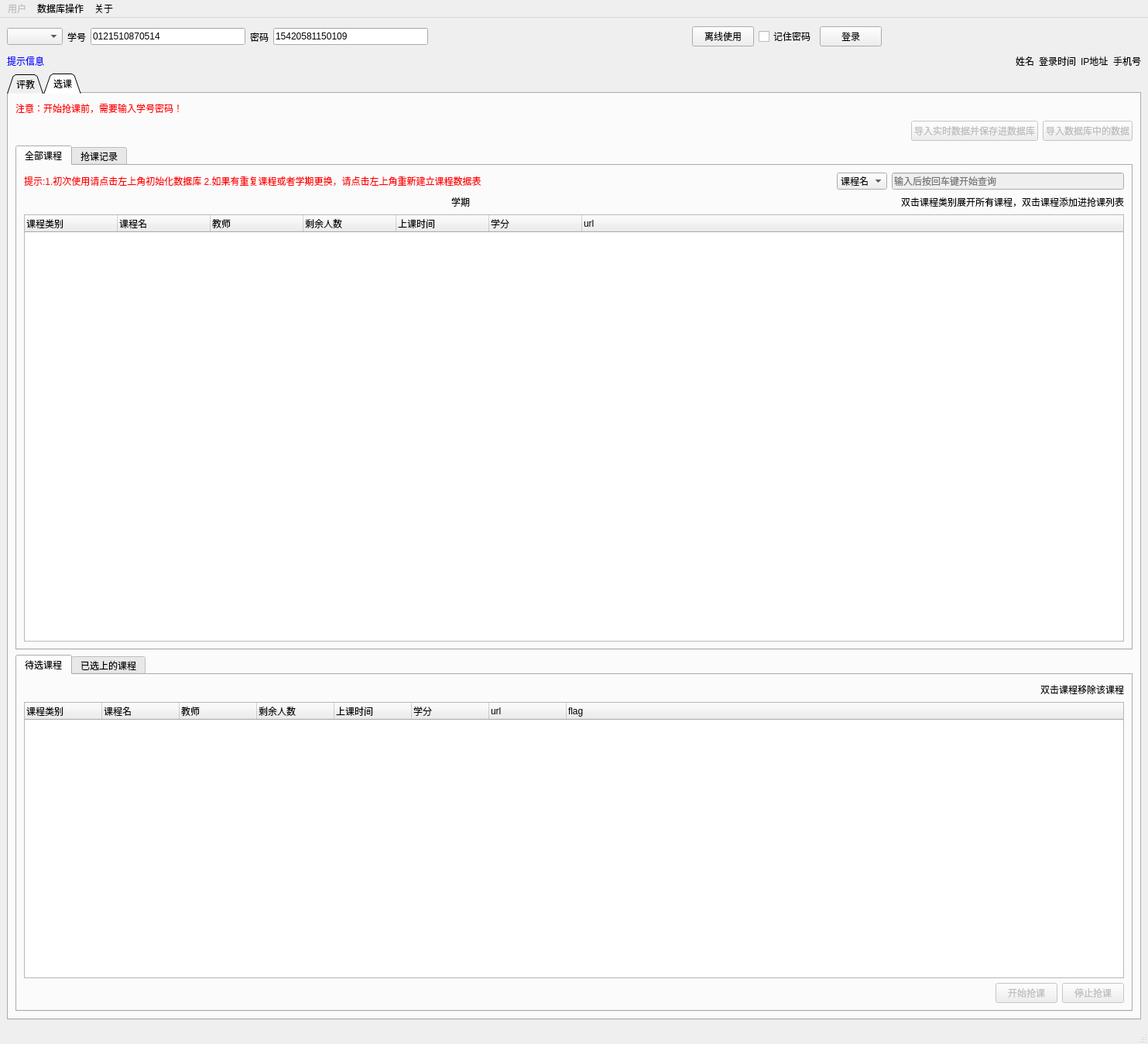
<?xml version="1.0" encoding="UTF-8"?>
<ui version="4.0">
 <class>MainWindow</class>
 <widget class="QMainWindow" name="MainWindow">
  <property name="geometry">
   <rect>
    <x>0</x>
    <y>0</y>
    <width>1483</width>
    <height>1349</height>
   </rect>
  </property>
  <property name="windowTitle">
   <string>GrabLesson</string>
  </property>
  <widget class="QWidget" name="centralwidget">
   <layout class="QVBoxLayout" name="verticalLayout_3">
    <item>
     <layout class="QHBoxLayout" name="horizontalLayout_3">
      <item>
       <widget class="QComboBox" name="comboBoxUsers"/>
      </item>
      <item>
       <widget class="QLabel" name="label">
        <property name="text">
         <string>学号</string>
        </property>
       </widget>
      </item>
      <item>
       <widget class="QLineEdit" name="lineEditNumber">
        <property name="maximumSize">
         <size>
          <width>200</width>
          <height>16777215</height>
         </size>
        </property>
        <property name="text">
         <string>0121510870514</string>
        </property>
        <property name="placeholderText">
         <string/>
        </property>
       </widget>
      </item>
      <item>
       <widget class="QLabel" name="label_2">
        <property name="text">
         <string>密码</string>
        </property>
       </widget>
      </item>
      <item>
       <widget class="QLineEdit" name="lineEditPassword">
        <property name="maximumSize">
         <size>
          <width>200</width>
          <height>16777215</height>
         </size>
        </property>
        <property name="text">
         <string>15420581150109</string>
        </property>
       </widget>
      </item>
      <item>
       <spacer name="horizontalSpacer_2">
        <property name="orientation">
         <enum>Qt::Horizontal</enum>
        </property>
        <property name="sizeHint" stdset="0">
         <size>
          <width>40</width>
          <height>20</height>
         </size>
        </property>
       </spacer>
      </item>
      <item>
       <widget class="QPushButton" name="btnOffLineUse">
        <property name="text">
         <string>离线使用</string>
        </property>
       </widget>
      </item>
      <item>
       <widget class="QCheckBox" name="checkBoxRememberMe">
        <property name="text">
         <string>记住密码</string>
        </property>
       </widget>
      </item>
      <item>
       <widget class="QPushButton" name="btnLogin">
        <property name="text">
         <string>登录</string>
        </property>
       </widget>
      </item>
      <item>
       <spacer name="horizontalSpacer_4">
        <property name="orientation">
         <enum>Qt::Horizontal</enum>
        </property>
        <property name="sizeHint" stdset="0">
         <size>
          <width>35</width>
          <height>31</height>
         </size>
        </property>
       </spacer>
      </item>
     </layout>
    </item>
    <item>
     <layout class="QHBoxLayout" name="horizontalLayout_4">
      <item>
       <widget class="QLabel" name="labelTip">
        <property name="styleSheet">
         <string notr="true">color:rgb(0, 0, 255);font: 75 20pt &quot;Aharoni&quot;;</string>
        </property>
        <property name="text">
         <string>提示信息</string>
        </property>
       </widget>
      </item>
      <item>
       <spacer name="horizontalSpacer_5">
        <property name="orientation">
         <enum>Qt::Horizontal</enum>
        </property>
        <property name="sizeHint" stdset="0">
         <size>
          <width>40</width>
          <height>20</height>
         </size>
        </property>
       </spacer>
      </item>
      <item>
       <widget class="QLabel" name="labelName">
        <property name="minimumSize">
         <size>
          <width>0</width>
          <height>0</height>
         </size>
        </property>
        <property name="lineWidth">
         <number>1</number>
        </property>
        <property name="text">
         <string>姓名</string>
        </property>
        <property name="textFormat">
         <enum>Qt::AutoText</enum>
        </property>
        <property name="textInteractionFlags">
         <set>Qt::LinksAccessibleByMouse</set>
        </property>
       </widget>
      </item>
      <item>
       <widget class="QLabel" name="labelLoginTime">
        <property name="text">
         <string>登录时间</string>
        </property>
       </widget>
      </item>
      <item>
       <widget class="QLabel" name="labelIP">
        <property name="text">
         <string>IP地址</string>
        </property>
       </widget>
      </item>
      <item>
       <widget class="QLabel" name="labelPhone">
        <property name="text">
         <string>手机号</string>
        </property>
       </widget>
      </item>
     </layout>
    </item>
    <item>
     <widget class="QTabWidget" name="tabWidget">
      <property name="enabled">
       <bool>true</bool>
      </property>
      <property name="minimumSize">
       <size>
        <width>1000</width>
        <height>700</height>
       </size>
      </property>
      <property name="tabShape">
       <enum>QTabWidget::Triangular</enum>
      </property>
      <property name="currentIndex">
       <number>1</number>
      </property>
      <property name="elideMode">
       <enum>Qt::ElideNone</enum>
      </property>
      <property name="usesScrollButtons">
       <bool>true</bool>
      </property>
      <property name="tabsClosable">
       <bool>false</bool>
      </property>
      <property name="tabBarAutoHide">
       <bool>false</bool>
      </property>
      <widget class="QWidget" name="evaluate">
       <attribute name="title">
        <string>评教</string>
       </attribute>
       <layout class="QVBoxLayout" name="verticalLayout_8">
        <item>
         <layout class="QHBoxLayout" name="horizontalLayout_7">
          <item>
           <spacer name="horizontalSpacer_10">
            <property name="orientation">
             <enum>Qt::Horizontal</enum>
            </property>
            <property name="sizeHint" stdset="0">
             <size>
              <width>40</width>
              <height>20</height>
             </size>
            </property>
           </spacer>
          </item>
          <item>
           <widget class="QPushButton" name="btnLoadPJ">
            <property name="enabled">
             <bool>false</bool>
            </property>
            <property name="text">
             <string>加载评教信息</string>
            </property>
           </widget>
          </item>
         </layout>
        </item>
        <item>
         <widget class="QTreeWidget" name="treeWidgetHavePJ">
          <property name="enabled">
           <bool>true</bool>
          </property>
          <property name="autoScroll">
           <bool>true</bool>
          </property>
          <property name="editTriggers">
           <set>QAbstractItemView::NoEditTriggers</set>
          </property>
          <property name="tabKeyNavigation">
           <bool>true</bool>
          </property>
          <property name="dragEnabled">
           <bool>false</bool>
          </property>
          <property name="selectionBehavior">
           <enum>QAbstractItemView::SelectRows</enum>
          </property>
          <property name="columnCount">
           <number>5</number>
          </property>
          <attribute name="headerVisible">
           <bool>false</bool>
          </attribute>
          <attribute name="headerCascadingSectionResizes">
           <bool>false</bool>
          </attribute>
          <attribute name="headerDefaultSectionSize">
           <number>200</number>
          </attribute>
          <attribute name="headerHighlightSections">
           <bool>false</bool>
          </attribute>
          <attribute name="headerMinimumSectionSize">
           <number>100</number>
          </attribute>
          <column>
           <property name="text">
            <string>课程名</string>
           </property>
          </column>
          <column>
           <property name="text">
            <string>课程类型</string>
           </property>
          </column>
          <column>
           <property name="text">
            <string>教师</string>
           </property>
          </column>
          <column>
           <property name="text">
            <string>评教状态</string>
           </property>
          </column>
          <column>
           <property name="text">
            <string>rel</string>
           </property>
          </column>
         </widget>
        </item>
        <item>
         <widget class="QTabWidget" name="tabWidget_4">
          <property name="currentIndex">
           <number>0</number>
          </property>
          <widget class="QWidget" name="tab_5">
           <attribute name="title">
            <string>未评教课程</string>
           </attribute>
           <layout class="QVBoxLayout" name="verticalLayout">
            <item>
             <widget class="QTreeWidget" name="treeWidgetNotPJ">
              <property name="enabled">
               <bool>true</bool>
              </property>
              <property name="autoScroll">
               <bool>true</bool>
              </property>
              <property name="editTriggers">
               <set>QAbstractItemView::NoEditTriggers</set>
              </property>
              <property name="tabKeyNavigation">
               <bool>true</bool>
              </property>
              <property name="dragEnabled">
               <bool>false</bool>
              </property>
              <property name="selectionBehavior">
               <enum>QAbstractItemView::SelectRows</enum>
              </property>
              <property name="columnCount">
               <number>5</number>
              </property>
              <attribute name="headerVisible">
               <bool>false</bool>
              </attribute>
              <attribute name="headerCascadingSectionResizes">
               <bool>false</bool>
              </attribute>
              <attribute name="headerDefaultSectionSize">
               <number>200</number>
              </attribute>
              <attribute name="headerHighlightSections">
               <bool>false</bool>
              </attribute>
              <attribute name="headerMinimumSectionSize">
               <number>100</number>
              </attribute>
              <column>
               <property name="text">
                <string>课程名</string>
               </property>
              </column>
              <column>
               <property name="text">
                <string>课程类型</string>
               </property>
              </column>
              <column>
               <property name="text">
                <string>教师</string>
               </property>
              </column>
              <column>
               <property name="text">
                <string>评教状态</string>
               </property>
              </column>
              <column>
               <property name="text">
                <string>rel</string>
               </property>
              </column>
             </widget>
            </item>
           </layout>
          </widget>
          <widget class="QWidget" name="tab_6">
           <attribute name="title">
            <string>评教信息</string>
           </attribute>
           <layout class="QVBoxLayout" name="verticalLayout_7">
            <item>
             <widget class="QTreeWidget" name="treeWidgetPJInfo">
              <property name="enabled">
               <bool>true</bool>
              </property>
              <property name="autoScroll">
               <bool>true</bool>
              </property>
              <property name="editTriggers">
               <set>QAbstractItemView::NoEditTriggers</set>
              </property>
              <property name="tabKeyNavigation">
               <bool>true</bool>
              </property>
              <property name="dragEnabled">
               <bool>false</bool>
              </property>
              <property name="selectionBehavior">
               <enum>QAbstractItemView::SelectRows</enum>
              </property>
              <property name="columnCount">
               <number>6</number>
              </property>
              <attribute name="headerVisible">
               <bool>false</bool>
              </attribute>
              <attribute name="headerCascadingSectionResizes">
               <bool>false</bool>
              </attribute>
              <attribute name="headerDefaultSectionSize">
               <number>200</number>
              </attribute>
              <attribute name="headerHighlightSections">
               <bool>false</bool>
              </attribute>
              <attribute name="headerMinimumSectionSize">
               <number>100</number>
              </attribute>
              <column>
               <property name="text">
                <string>课程名</string>
               </property>
              </column>
              <column>
               <property name="text">
                <string>课程类型</string>
               </property>
              </column>
              <column>
               <property name="text">
                <string>教师</string>
               </property>
              </column>
              <column>
               <property name="text">
                <string>评教请求发送时间</string>
               </property>
              </column>
              <column>
               <property name="text">
                <string>请求结果</string>
               </property>
              </column>
              <column>
               <property name="text">
                <string>状态码</string>
               </property>
              </column>
             </widget>
            </item>
           </layout>
          </widget>
         </widget>
        </item>
        <item>
         <layout class="QHBoxLayout" name="horizontalLayout_11">
          <item>
           <spacer name="horizontalSpacer">
            <property name="orientation">
             <enum>Qt::Horizontal</enum>
            </property>
            <property name="sizeHint" stdset="0">
             <size>
              <width>40</width>
              <height>20</height>
             </size>
            </property>
           </spacer>
          </item>
          <item>
           <widget class="QPushButton" name="btnPJ">
            <property name="enabled">
             <bool>false</bool>
            </property>
            <property name="text">
             <string>评教</string>
            </property>
           </widget>
          </item>
         </layout>
        </item>
        <item>
         <layout class="QHBoxLayout" name="horizontalLayout"/>
        </item>
       </layout>
      </widget>
      <widget class="QWidget" name="grabLesson">
       <attribute name="title">
        <string>选课</string>
       </attribute>
       <layout class="QVBoxLayout" name="verticalLayout_6">
        <item>
         <layout class="QHBoxLayout" name="horizontalLayout_6">
          <item>
           <widget class="QLabel" name="label_3">
            <property name="styleSheet">
             <string notr="true">color:red</string>
            </property>
            <property name="text">
             <string>注意：开始抢课前，需要输入学号密码！</string>
            </property>
           </widget>
          </item>
          <item>
           <spacer name="horizontalSpacer_9">
            <property name="orientation">
             <enum>Qt::Horizontal</enum>
            </property>
            <property name="sizeHint" stdset="0">
             <size>
              <width>40</width>
              <height>20</height>
             </size>
            </property>
           </spacer>
          </item>
         </layout>
        </item>
        <item>
         <layout class="QHBoxLayout" name="horizontalLayout_5">
          <item>
           <spacer name="horizontalSpacer_8">
            <property name="orientation">
             <enum>Qt::Horizontal</enum>
            </property>
            <property name="sizeHint" stdset="0">
             <size>
              <width>40</width>
              <height>20</height>
             </size>
            </property>
           </spacer>
          </item>
          <item>
           <widget class="QPushButton" name="btnLoadLessonsOnWeb">
            <property name="enabled">
             <bool>false</bool>
            </property>
            <property name="text">
             <string>导入实时数据并保存进数据库</string>
            </property>
           </widget>
          </item>
          <item>
           <widget class="QPushButton" name="btnLoadInMysql">
            <property name="enabled">
             <bool>false</bool>
            </property>
            <property name="text">
             <string>导入数据库中的数据</string>
            </property>
           </widget>
          </item>
         </layout>
        </item>
        <item>
         <widget class="QTabWidget" name="tabWidget_3">
          <property name="currentIndex">
           <number>0</number>
          </property>
          <widget class="QWidget" name="tab_3">
           <attribute name="title">
            <string>全部课程</string>
           </attribute>
           <layout class="QVBoxLayout" name="verticalLayout_2">
            <item>
             <layout class="QHBoxLayout" name="horizontalLayout_8">
              <item>
               <widget class="QLabel" name="label_8">
                <property name="styleSheet">
                 <string notr="true">color:rgb(255, 0, 0)</string>
                </property>
                <property name="text">
                 <string>提示:1.初次使用请点击左上角初始化数据库 2.如果有重复课程或者学期更换，请点击左上角重新建立课程数据表</string>
                </property>
               </widget>
              </item>
              <item>
               <spacer name="horizontalSpacer_13">
                <property name="orientation">
                 <enum>Qt::Horizontal</enum>
                </property>
                <property name="sizeHint" stdset="0">
                 <size>
                  <width>40</width>
                  <height>20</height>
                 </size>
                </property>
               </spacer>
              </item>
              <item>
               <widget class="QComboBox" name="comboBoxQueryType">
                <item>
                 <property name="text">
                  <string>课程名</string>
                 </property>
                </item>
                <item>
                 <property name="text">
                  <string>教师</string>
                 </property>
                </item>
                <item>
                 <property name="text">
                  <string>学分</string>
                 </property>
                </item>
               </widget>
              </item>
              <item>
               <widget class="QLineEdit" name="lineEditQueryLessons">
                <property name="enabled">
                 <bool>false</bool>
                </property>
                <property name="maximumSize">
                 <size>
                  <width>300</width>
                  <height>16777215</height>
                 </size>
                </property>
                <property name="placeholderText">
                 <string>输入后按回车键开始查询</string>
                </property>
               </widget>
              </item>
             </layout>
            </item>
            <item>
             <layout class="QHBoxLayout" name="horizontalLayout_2">
              <item>
               <spacer name="horizontalSpacer_3">
                <property name="orientation">
                 <enum>Qt::Horizontal</enum>
                </property>
                <property name="sizeHint" stdset="0">
                 <size>
                  <width>40</width>
                  <height>20</height>
                 </size>
                </property>
               </spacer>
              </item>
              <item>
               <widget class="QLabel" name="labelSemester">
                <property name="text">
                 <string>学期</string>
                </property>
               </widget>
              </item>
              <item>
               <spacer name="horizontalSpacer_11">
                <property name="orientation">
                 <enum>Qt::Horizontal</enum>
                </property>
                <property name="sizeHint" stdset="0">
                 <size>
                  <width>40</width>
                  <height>20</height>
                 </size>
                </property>
               </spacer>
              </item>
              <item>
               <widget class="QLabel" name="label_4">
                <property name="text">
                 <string>双击课程类别展开所有课程，双击课程添加进抢课列表</string>
                </property>
               </widget>
              </item>
             </layout>
            </item>
            <item>
             <widget class="QTreeWidget" name="treeWigetReadAllLesson">
              <property name="enabled">
               <bool>true</bool>
              </property>
              <property name="minimumSize">
               <size>
                <width>0</width>
                <height>550</height>
               </size>
              </property>
              <property name="autoScroll">
               <bool>true</bool>
              </property>
              <property name="rootIsDecorated">
               <bool>false</bool>
              </property>
              <property name="itemsExpandable">
               <bool>true</bool>
              </property>
              <property name="sortingEnabled">
               <bool>false</bool>
              </property>
              <property name="animated">
               <bool>false</bool>
              </property>
              <property name="headerHidden">
               <bool>false</bool>
              </property>
              <property name="expandsOnDoubleClick">
               <bool>true</bool>
              </property>
              <attribute name="headerDefaultSectionSize">
               <number>120</number>
              </attribute>
              <column>
               <property name="text">
                <string>课程类别</string>
               </property>
              </column>
              <column>
               <property name="text">
                <string>课程名</string>
               </property>
              </column>
              <column>
               <property name="text">
                <string>教师</string>
               </property>
              </column>
              <column>
               <property name="text">
                <string>剩余人数</string>
               </property>
              </column>
              <column>
               <property name="text">
                <string>上课时间</string>
               </property>
              </column>
              <column>
               <property name="text">
                <string>学分</string>
               </property>
              </column>
              <column>
               <property name="text">
                <string>url</string>
               </property>
              </column>
             </widget>
            </item>
           </layout>
          </widget>
          <widget class="QWidget" name="tab_4">
           <attribute name="title">
            <string>抢课记录</string>
           </attribute>
           <layout class="QVBoxLayout" name="verticalLayout_9">
            <item>
             <layout class="QHBoxLayout" name="horizontalLayout_12">
              <item>
               <widget class="QLabel" name="label_6">
                <property name="text">
                 <string>仅显示50条信息，超过50条之后清空。每三秒发送一次抢课请求。</string>
                </property>
               </widget>
              </item>
              <item>
               <spacer name="horizontalSpacer_6">
                <property name="orientation">
                 <enum>Qt::Horizontal</enum>
                </property>
                <property name="sizeHint" stdset="0">
                 <size>
                  <width>40</width>
                  <height>20</height>
                 </size>
                </property>
               </spacer>
              </item>
             </layout>
            </item>
            <item>
             <widget class="QTreeWidget" name="treeWidgetQKInfo">
              <attribute name="headerDefaultSectionSize">
               <number>240</number>
              </attribute>
              <column>
               <property name="text">
                <string>线程编号</string>
               </property>
              </column>
              <column>
               <property name="text">
                <string>课程名</string>
               </property>
              </column>
              <column>
               <property name="text">
                <string>教师</string>
               </property>
              </column>
              <column>
               <property name="text">
                <string>请求发送时间</string>
               </property>
              </column>
              <column>
               <property name="text">
                <string>请求结果</string>
               </property>
              </column>
              <column>
               <property name="text">
                <string>请求状态码</string>
               </property>
              </column>
             </widget>
            </item>
           </layout>
          </widget>
         </widget>
        </item>
        <item>
         <widget class="QTabWidget" name="tabWidget_2">
          <property name="currentIndex">
           <number>0</number>
          </property>
          <widget class="QWidget" name="tab">
           <attribute name="title">
            <string>待选课程</string>
           </attribute>
           <layout class="QVBoxLayout" name="verticalLayout_4">
            <item>
             <layout class="QHBoxLayout" name="horizontalLayout_9">
              <item>
               <spacer name="horizontalSpacer_12">
                <property name="orientation">
                 <enum>Qt::Horizontal</enum>
                </property>
                <property name="sizeHint" stdset="0">
                 <size>
                  <width>40</width>
                  <height>20</height>
                 </size>
                </property>
               </spacer>
              </item>
              <item>
               <widget class="QLabel" name="label_5">
                <property name="text">
                 <string>双击课程移除该课程</string>
                </property>
               </widget>
              </item>
             </layout>
            </item>
            <item>
             <widget class="QTreeWidget" name="TreeWidgetLessonsToGrab">
              <property name="enabled">
               <bool>true</bool>
              </property>
              <property name="autoScroll">
               <bool>true</bool>
              </property>
              <property name="rootIsDecorated">
               <bool>false</bool>
              </property>
              <property name="itemsExpandable">
               <bool>false</bool>
              </property>
              <property name="sortingEnabled">
               <bool>false</bool>
              </property>
              <property name="animated">
               <bool>false</bool>
              </property>
              <property name="headerHidden">
               <bool>false</bool>
              </property>
              <property name="expandsOnDoubleClick">
               <bool>true</bool>
              </property>
              <attribute name="headerDefaultSectionSize">
               <number>100</number>
              </attribute>
              <column>
               <property name="text">
                <string>课程类别</string>
               </property>
              </column>
              <column>
               <property name="text">
                <string>课程名</string>
               </property>
              </column>
              <column>
               <property name="text">
                <string>教师</string>
               </property>
              </column>
              <column>
               <property name="text">
                <string>剩余人数</string>
               </property>
              </column>
              <column>
               <property name="text">
                <string>上课时间</string>
               </property>
              </column>
              <column>
               <property name="text">
                <string>学分</string>
               </property>
              </column>
              <column>
               <property name="text">
                <string>url</string>
               </property>
              </column>
              <column>
               <property name="text">
                <string>flag</string>
               </property>
              </column>
             </widget>
            </item>
            <item>
             <layout class="QHBoxLayout" name="horizontalLayout_10">
              <item>
               <spacer name="horizontalSpacer_7">
                <property name="orientation">
                 <enum>Qt::Horizontal</enum>
                </property>
                <property name="sizeHint" stdset="0">
                 <size>
                  <width>40</width>
                  <height>20</height>
                 </size>
                </property>
               </spacer>
              </item>
              <item>
               <widget class="QPushButton" name="btnQK">
                <property name="enabled">
                 <bool>false</bool>
                </property>
                <property name="text">
                 <string>开始抢课</string>
                </property>
               </widget>
              </item>
              <item>
               <widget class="QPushButton" name="btnStopQK">
                <property name="enabled">
                 <bool>false</bool>
                </property>
                <property name="text">
                 <string>停止抢课</string>
                </property>
               </widget>
              </item>
             </layout>
            </item>
           </layout>
          </widget>
          <widget class="QWidget" name="tab_2">
           <attribute name="title">
            <string>已选上的课程</string>
           </attribute>
           <layout class="QVBoxLayout" name="verticalLayout_5">
            <item>
             <widget class="QTreeWidget" name="TreeWidgetLessonsHaveChosed">
              <property name="enabled">
               <bool>true</bool>
              </property>
              <property name="autoScroll">
               <bool>true</bool>
              </property>
              <property name="rootIsDecorated">
               <bool>false</bool>
              </property>
              <property name="itemsExpandable">
               <bool>false</bool>
              </property>
              <property name="sortingEnabled">
               <bool>false</bool>
              </property>
              <property name="animated">
               <bool>false</bool>
              </property>
              <property name="headerHidden">
               <bool>false</bool>
              </property>
              <property name="expandsOnDoubleClick">
               <bool>true</bool>
              </property>
              <attribute name="headerDefaultSectionSize">
               <number>100</number>
              </attribute>
              <column>
               <property name="text">
                <string>课程类别</string>
               </property>
              </column>
              <column>
               <property name="text">
                <string>课程名</string>
               </property>
              </column>
              <column>
               <property name="text">
                <string>教师</string>
               </property>
              </column>
              <column>
               <property name="text">
                <string>容量</string>
               </property>
              </column>
              <column>
               <property name="text">
                <string>起止周</string>
               </property>
              </column>
              <column>
               <property name="text">
                <string>新建列</string>
               </property>
              </column>
              <column>
               <property name="text">
                <string>课程类别</string>
               </property>
              </column>
              <column>
               <property name="text">
                <string>上课时间</string>
               </property>
              </column>
             </widget>
            </item>
           </layout>
          </widget>
         </widget>
        </item>
       </layout>
      </widget>
     </widget>
    </item>
   </layout>
  </widget>
  <widget class="QStatusBar" name="statusbar"/>
  <widget class="QMenuBar" name="menuBar">
   <property name="geometry">
    <rect>
     <x>0</x>
     <y>0</y>
     <width>1483</width>
     <height>30</height>
    </rect>
   </property>
   <widget class="QMenu" name="menuAbout">
    <property name="title">
     <string>关于</string>
    </property>
    <addaction name="help"/>
   </widget>
   <widget class="QMenu" name="menu">
    <property name="title">
     <string>数据库操作</string>
    </property>
    <addaction name="actionInitDatabase"/>
    <addaction name="separator"/>
    <addaction name="actionDeleteAllUsersData"/>
    <addaction name="separator"/>
    <addaction name="actionDeleteLessonData"/>
   </widget>
   <widget class="QMenu" name="menuUser">
    <property name="enabled">
     <bool>false</bool>
    </property>
    <property name="tearOffEnabled">
     <bool>false</bool>
    </property>
    <property name="title">
     <string>用户</string>
    </property>
    <property name="separatorsCollapsible">
     <bool>false</bool>
    </property>
    <property name="toolTipsVisible">
     <bool>false</bool>
    </property>
    <addaction name="actionLogout"/>
    <addaction name="separator"/>
    <addaction name="actionDeleteThisUserData"/>
    <addaction name="separator"/>
   </widget>
   <addaction name="menuUser"/>
   <addaction name="menu"/>
   <addaction name="menuAbout"/>
  </widget>
  <action name="actionHelp">
   <property name="text">
    <string>help</string>
   </property>
  </action>
  <action name="help">
   <property name="text">
    <string>帮助</string>
   </property>
  </action>
  <action name="actionSetDatabase">
   <property name="text">
    <string>配置数据库</string>
   </property>
  </action>
  <action name="actionLogout">
   <property name="enabled">
    <bool>true</bool>
   </property>
   <property name="text">
    <string>登出</string>
   </property>
   <property name="visible">
    <bool>true</bool>
   </property>
  </action>
  <action name="actionDeleteThisUserData">
   <property name="text">
    <string>清除登录信息</string>
   </property>
  </action>
  <action name="actionDeleteAllUsersData">
   <property name="text">
    <string>重新建立用户数据表</string>
   </property>
  </action>
  <action name="actionDeleteLessonData">
   <property name="text">
    <string>重新建立课程数据表</string>
   </property>
  </action>
  <action name="actionInitDatabase">
   <property name="text">
    <string>初始化数据库</string>
   </property>
  </action>
 </widget>
 <resources/>
 <connections/>
</ui>
